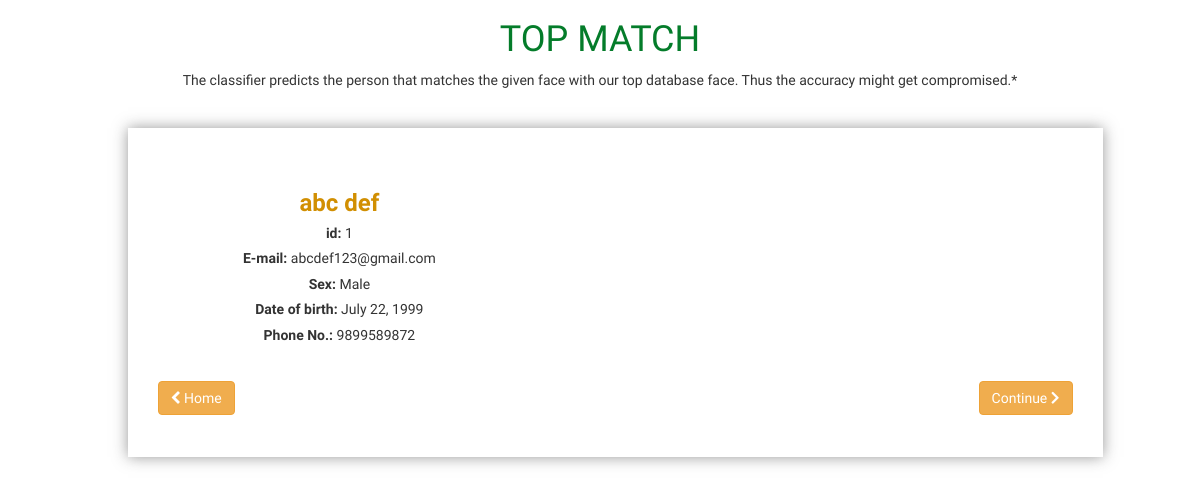
Page /records/details/1/ on the committed database.
### records/models.py (models this page shows, shortened)
class Records(models.Model):
    id = models.CharField(max_length=100, primary_key=True)
    first_name = models.CharField(max_length=50)
    last_name = models.CharField(max_length=50, null=True)
    email = models.EmailField(max_length=254,null=True)
    sex = models.CharField(max_length=11,null=False)
    dob = models.DateField(auto_now=False,auto_now_add=False)
    height_in_inches = models.IntegerField()
    weight_in_kg = models.IntegerField()
    phone = models.CharField(max_length=10,null=False)
    marital_status = models.CharField(max_length=50, null=False)
    residence = models.CharField(max_length=200, null=False)
    postal_code = models.IntegerField()
    city = models.CharField(max_length=50,null=False)
    country = models.CharField(max_length=50, null=False)
    emergency_contact_first_name = models.CharField(max_length=50)
    emergency_contact_last_name = models.CharField(max_length=50, null=True)
    emergency_contact_relationship = models.CharField(max_length=30,null=False)
    emergency_contact_phone_no = models.BigIntegerField()
    taking_any_medication_currently = models.CharField(max_length=3,null=False)
    medication_if_yes = models.TextField(max_length=300,null=True)
    recorded_created_at = models.DateTimeField(default=datetime.now, blank=True)
    class Meta:
        verbose_name_plural = "Records"              #so that in database table name is "Records" as by default django add s to model name so if we don't use verbose_name_plural then table name "Recordss" will be formed

### records/views.py (the view)
# urls.py: url(r'^details/(?P<id>\d+)/$', views.details, name='details'),
def details(request, id):
    record = Records.objects.get(id=id)
    context = {
        'record' : record
    }
    return render(request, 'details.html', context)

### templates/details.html (shortened to what this page needs)
{% extends 'layout.html' %}
{% load static %}
{% block content %}
<div class="container">
  <div style="padding-bottom: 2em;text-align:center">
    <h1 class="text-center" style="color:#047c2a">TOP MATCH</h1>
    <p>The classifier predicts the person that matches the given face with our top database face. Thus the accuracy might get compromised.*</p>
  </div>
  <div class="container">
    <div class="row">
      <div class="col-md-10 col-md-offset-1" style="padding-top:3em;padding-bottom:3em;-webkit-box-shadow: 0px 0px 14px 0px rgba(50, 50, 50, 0.5);
-moz-box-shadow:    0px 0px 14px 0px rgba(50, 50, 50, 0.5);
box-shadow:         0px 0px 14px 0px rgba(50, 50, 50, 0.5);">
        <div class="col-md-5">
          <div class="row">
            <div class="col-md-12" style="text-align:center">
              <h3 style="color:#d18f02"><b>{{record.first_name}} {{record.last_name}}</b></h3>
              <h5><b>id: </b> {{record.id}} </h5>
              <h5><b>E-mail: </b> {{record.email}} </h5>
              <h5><b>Sex: </b> {{record.sex}}</h5>
              <h5><b>Date of birth: </b> {{record.dob}}
              <h5><b>Phone No.: </b> {{record.phone}}</h5>
            </div>
          </div>
        </div>
        <div class="col-md-7">
        </div>
        <div class="col-md-12" style="margin-top:2em">
          <a href="/" class="btn btn-warning"><i class="fa fa-chevron-left" aria-hidden="true"></i> Home</a>
          <a href="/records/details/{{record.id}}/files/" class="btn btn-warning" style='float:right';>Continue <i class="fas fa-chevron-right"></i></a>
        </div>
      </div>
    </div>
  </div>
</div>
{% endblock %}

### static/style.css (style rules this page uses)
html, body { font-family: "Muli", sans-serif; -webkit-font-smoothing: antialiased !important; }

### rows in the picture
Records: first_name "abc", last_name "def", id "1", email "abcdef123@gmail.com", sex "Male", dob "July 22, 1999", phone "9899589872"
